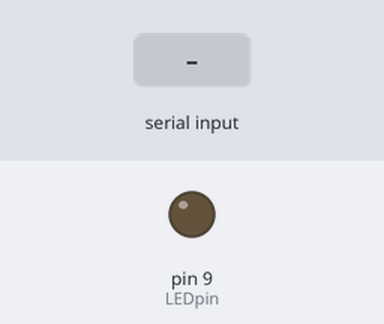
Recording of a sketch running on a simulated Arduino Uno, built with avr-gcc and run on an emulated ATmega328P. On the bench: output pins drawn as LEDs (lit = HIGH). The test bench sets the inputs (shaded band).

Above: at 1.2 s.
1.3 s: "s90\n" received over Serial
At 2.1 s:
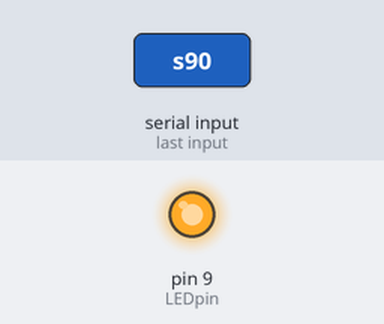
Timing chart, 0 to 4.3 s (numbered marks = the images above; inputs shaded):
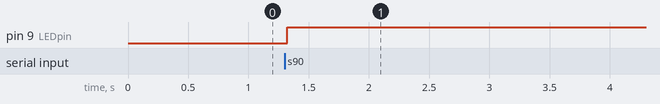

The sketch:

sketch_jun05a.ino
```cpp
int LEDpin = 9;
bool LEDon = false;
int brightness = 255;
int frequency = 20;
int fadeAmount = 5;

void setup() {
  // put your setup code here, to run once:
  Serial.begin(9600);
  pinMode(LEDpin,OUTPUT);
}

void loop() {
  // put your main code here, to run repeatedly:
  char getdata='c';
  String temp = "";
  if(Serial.available() > 0){
    char data = Serial.read();
    if (data == 's'){
      LEDon = true;
    }
    else if(data == 'e'){
      LEDon = false;
    }
    else if(data == 'l'){
      while(data != 't'){
        data = Serial.read();
        temp += data;
      }
      brightness = temp.toInt();
      temp = "";
    }
    else if(data == 'f'){
      while(data != 't'){
        data = Serial.read();
        temp+=data;
      }
      frequency = temp.toInt();
      temp = "";
    }
  }

  if(LEDon){
    analogWrite(LEDpin, brightness);
  }


//
//  analogWrite(LEDpin, brightness);
//  brightness += fadeAmount;
//
//  if (brightness <= 0 || brightness >= 255) {
//    fadeAmount = -fadeAmount
//  }

  delay(30);
}
```

Measured:
- after the input at 1.3 s, pin 9 (LEDpin): LOW → HIGH at once
